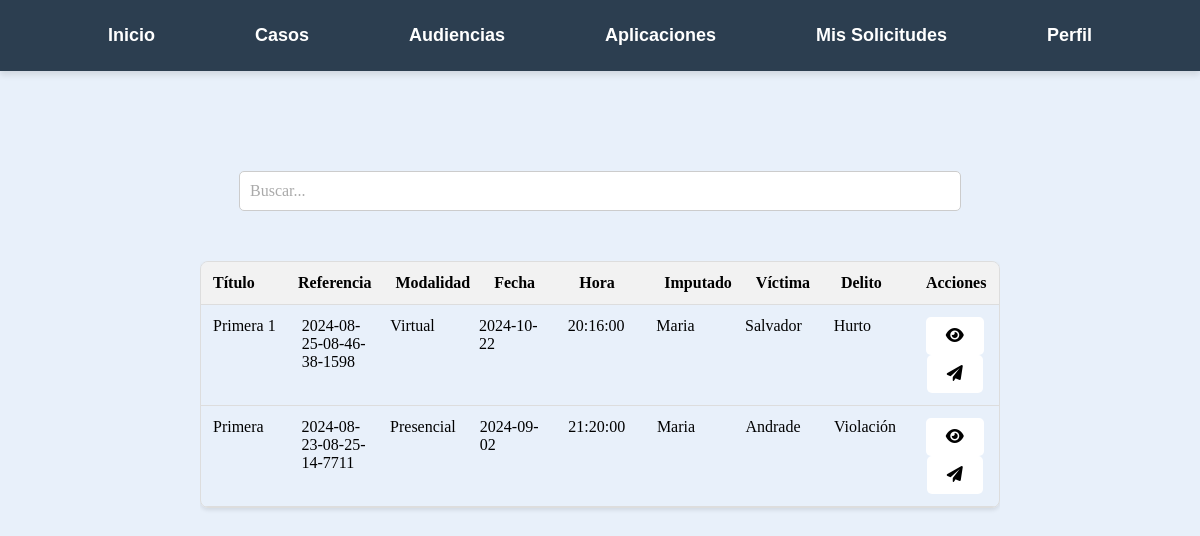
The app's page /Audiencias/Buscar_Audiencias.php (signed in) with its own data.
### tables this page shows
CREATE TABLE `audiencias` (
  `id` int(11) NOT NULL,
  `titulo` varchar(255) NOT NULL,
  `caso` varchar(50) NOT NULL,
  `modalidad` varchar(50) NOT NULL,
  `fecha` date NOT NULL,
  `hora` time NOT NULL,
  `imputado` varchar(255) NOT NULL,
  `victima` varchar(255) NOT NULL,
  `delito` varchar(50) NOT NULL,
  `descripcion` text DEFAULT NULL,
  `juzgado` varchar(50) NOT NULL,
  `abogado` varchar(50) NOT NULL,
  `fiscal` varchar(50) NOT NULL,
  `sala` varchar(50) NOT NULL,
  `juez_suplente` varchar(50) NOT NULL
);

### Audiencias/Buscar_Audiencias.php (the view, shortened to what this page needs)
<?php
$servername = "localhost";
$username = "root";
$password = "";
$dbname = "legalcc";
$conn = new mysqli($servername, $username, $password, $dbname);
$user_id = $_SESSION['user_id'];
$sql = "SELECT tipo FROM usuarios WHERE id = ?";
$stmt = $conn->prepare($sql);
$stmt->bind_param("i", $user_id);
$stmt->execute();
$stmt->bind_result($tipo_usuario);
?>
<!DOCTYPE html>
<html>
<head>
    <link rel="stylesheet" href="https://cdnjs.cloudflare.com/ajax/libs/font-awesome/6.0.0-beta3/css/all.min.css">
</head>
<body>
<nav>
        <ul>
            <li><a href="/Pagina_principal.php">Inicio</a></li>
            <li>
                <a href="/Casos/Buscar_Casos.php">Casos</a>
            </li>
            <li><a href="/Audiencias/Buscar_Audiencias.php">Audiencias</a></li>
            <li><a href="apps.php">Aplicaciones</a></li>
            <?php if ($tipo_usuario === 'fiscal' || $tipo_usuario === 'abogado'): ?>
            <li><a href="/Audiencias/ver_solicitudes.php">Mis Solicitudes</a></li>
            <?php endif; ?>
            <li>
                <a href="/formularios/Perfil.php">Perfil</a>
            </li>
        </ul>
    </nav>
<div class="table-container2">
<input type="text" id="searchInput" placeholder="Buscar...">
</div>
<div class="table-container">
  <div class="custom-table">
        <div class="table-header">
            <div class="table-cell">Título</div>
            <div class="table-cell">Referencia</div>
            <div class="table-cell">Modalidad</div>
            <div class="table-cell">Fecha</div>
            <div class="table-cell">Hora</div>
            <div class="table-cell">Imputado</div>
            <div class="table-cell">Víctima</div>
            <div class="table-cell">Delito</div>
            <div class="table-cell">Acciones</div>
        </div>
        <?php
    $servername = "localhost";
    $username = "root";
    $password = "";
    $database = "legalcc";
    $conn = new mysqli($servername, $username, $password, $database);
$sql = "SELECT * FROM audiencias ORDER BY fecha DESC";
    $result = $conn->query($sql);
    if ($result->num_rows > 0) {
        echo "<div class='table'>";
        while($row = $result->fetch_assoc()) {
            echo "<div class='table-row'>";
            echo "<div class='table-cell'>" . $row["titulo"] . "</div>";
            echo "<div class='table-cell'>" . $row["caso"] . "</div>";
            echo "<div class='table-cell'>" . $row["modalidad"] . "</div>";
            echo "<div class='table-cell'>" . $row["fecha"] . "</div>";
            echo "<div class='table-cell'>" . $row["hora"] . "</div>";
            echo "<div class='table-cell'>" . $row["imputado"] . "</div>";
            echo "<div class='table-cell'>" . $row["victima"] . "</div>";
            echo "<div class='table-cell'>" . $row["delito"] . "</div>";
            echo "<div class='table-cell'>";
            echo "<center><a class='edit-button' href='ver_audiencia.php?id=" . $row["id"] . "'><i class='fa fa-eye'></i></a></center>";
            if ($tipo_usuario === 'fiscal' || $tipo_usuario === 'abogado') {
                echo "<center><a class='edit-button' href='solicitud_audiencia.php?id=" . $row["id"] . "' title='Enviar una solicitud'><i class='fa fa-paper-plane'></i></a></center>";
            }
            echo "</div>";
            echo "</div>";
        }
        echo "</div>";
    } else {
        echo "<center>No hay audiencias registradas.</center>";
    }
    ?>
    </div>
</div>
</body>
</html>

### Audiencias/Buscar_Audiencias.php (style rules this page uses)
body { font-family: 'Bahnschrift', sans-serif; background-color: #e8f0fa; margin: 0; padding: 0; display: flex; flex-direction: column; height: 100vh; }
nav { background-color: #2c3e50; padding: 15px 0; box-shadow: 0 4px 6px rgba(0, 0, 0, 0.1); }
ul { list-style-type: none; margin: 0; padding: 0; display: flex; justify-content: center; gap: 40px; }
ul li { position: relative; }
ul li a { text-decoration: none; color: white; font-size: 18px; font-weight: bold; padding: 10px 30px; display: block; transition: background-color 0.3s ease, transform 0.2s ease; border-radius: 8px; }
.table-container { margin: 0 auto; max-width: 800px; height: 400px; overflow-y: auto; font-family: Bahnschrift; }
.table-container2 { margin: 0 auto; max-width: 800px; font-family: Bahnschrift; }
.custom-table { display: flex; flex-direction: column; border: 1px solid #ddd; border-radius: 8px; overflow: hidden; box-shadow: 0 2px 4px rgba(0, 0, 0, 0.1); font-family: Bahnschrift; }
.table-header, .table-row { display: flex; font-family: Bahnschrift; }
.table-cell { flex: 1; padding: 12px; border-bottom: 1px solid #ddd; font-family: Bahnschrift; }
.table-header { font-weight: bold; background-color: #f2f2f2; font-family: Bahnschrift; }
#searchInput { padding: 10px; width: 700px; border: 1px solid #ccc; border-radius: 5px; font-size: 16px; transition: border-color 0.3s ease; margin-top: 100px; margin-block-end: 50px; font-family: Bahnschrift; }
::placeholder { color: #aaa; font-family: Bahnschrift; }
.edit-button { display: inline-block; background-color: white; color: black; padding: 10px 20px; text-decoration: none; border: none; border-radius: 5px; cursor: pointer; font-family: Bahnschrift; }

### records on screen
audiencias: titulo "Primera 1", caso "2024-08-25-08-46-38-1598", modalidad "Virtual", fecha "2024-10-22", hora "20:16:00", imputado "Maria", victima "Salvador", delito "Hurto"
audiencias: titulo "Primera", caso "2024-08-23-08-25-14-7711", modalidad "Presencial", fecha "2024-09-02", hora "21:20:00", imputado "Maria", victima "Andrade", delito "Violación"
